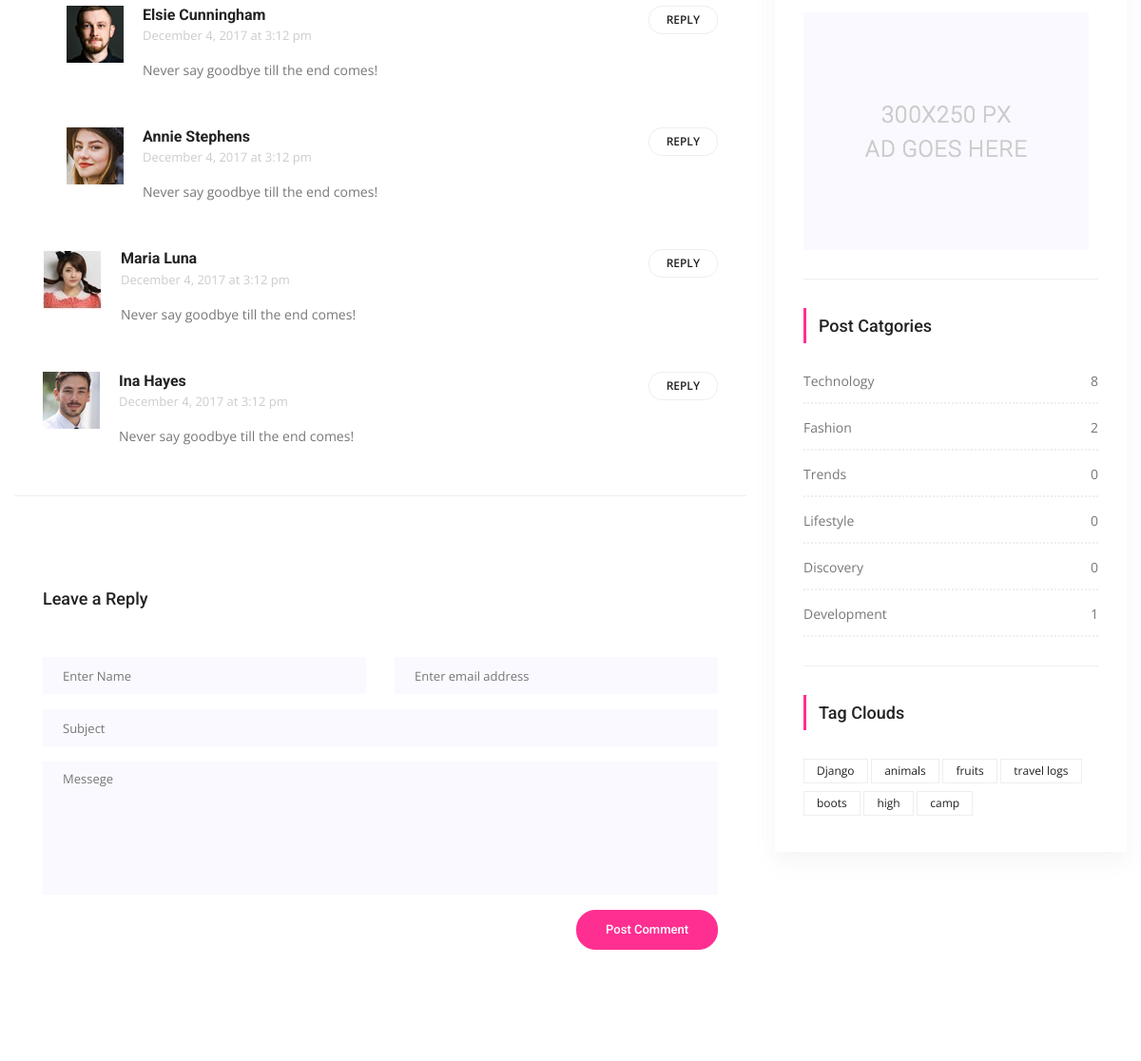
Before: /posts/detail/5/slider-1 (middle part) with the older database file.
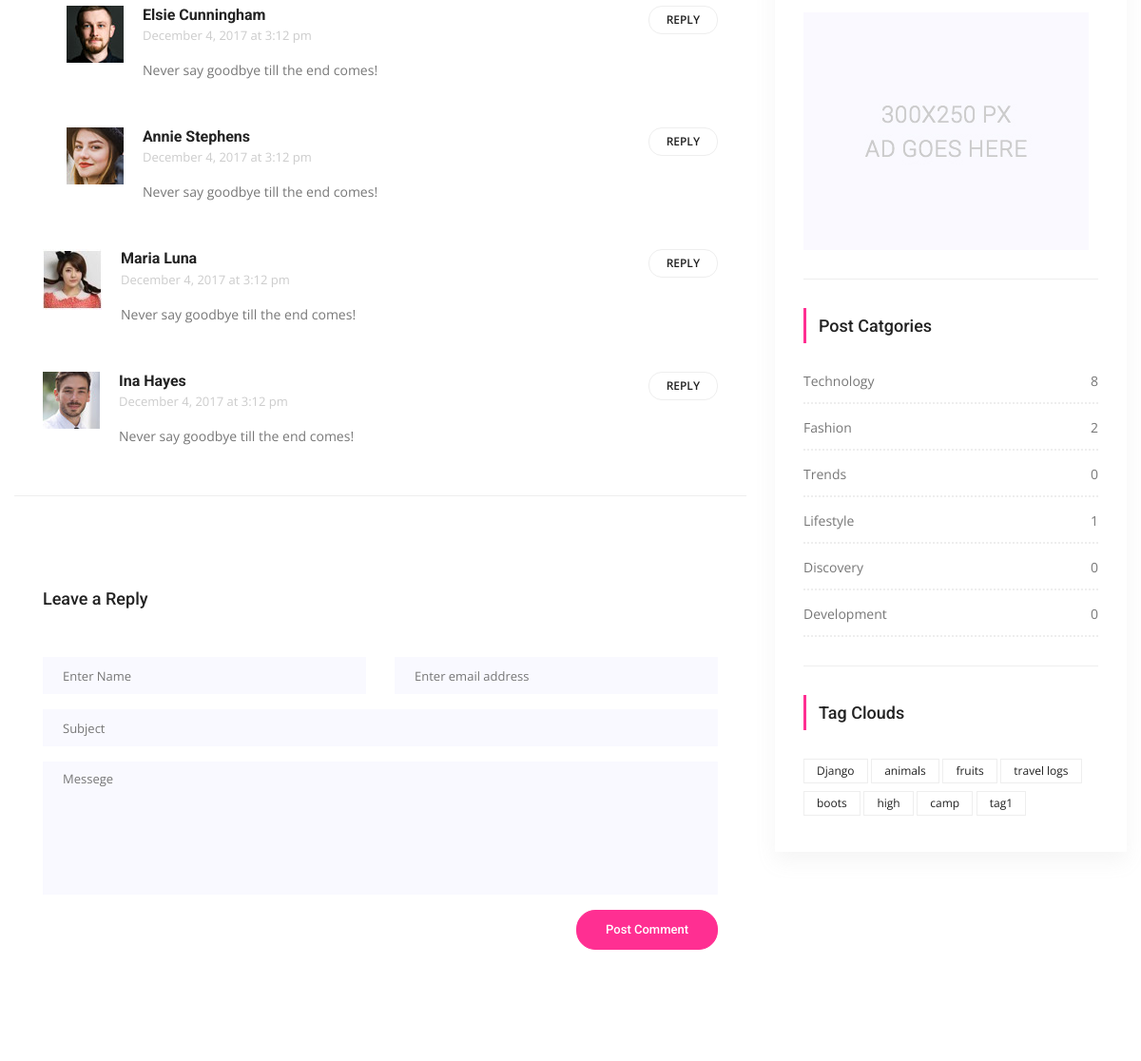
After: the same page with the newer database file.
### posts/models.py (models this page shows, shortened)
class Category(models.Model):
	title= models.CharField(max_length=150)
	slug= models.SlugField(editable=False)
	def post_count(self):
		return self.posts.all().count()

class Tag(models.Model):
	title= models.CharField(max_length=50)
	slug= models.SlugField(editable=False)
	def __str__(self):
		return self.title

### posts/views.py (the view)
# urls.py: path('detail/<int:pk>/<slug:slug>', PostDetail.as_view(), name="detail"),
class PostDetail(DetailView):
	template_name="posts/detail.html"
	model= Post
	context_object_name="single"
	def get_context_data(self, **kwargs):
		context= super(PostDetail, self).get_context_data(**kwargs)
		return context

### posts/templatetags/custom_tags.py (called while the page is built)
@register.simple_tag(name="categories")
def all_categories():
	return Category.objects.all()

@register.simple_tag(name="tags")
def all_tags():
	return Tag.objects.all()

### templates/posts/detail.html (shortened to what the changed rows need)
{% extends 'base.html' %}
{% load static %}
{% block content %}
        <section class="blog_area p_120 single-post-area">
            <div class="container">
                <div class="row">
                           {% include 'right_side.html' %}
                    </div>
                </div>
            </div>
        </section>
       {% endblock %}

### templates/right_side.html (shortened to what this page needs)
 {% load static %}
{% load custom_tags %}
 <div class="col-lg-4">
                        <div class="blog_right_sidebar">
                            <aside class="single_sidebar_widget">
                                <a href="#"><img class="img-fluid" src="{% static 'img/blog/add.jpg' %}" alt=""></a>
                                <div class="br"></div>
                            </aside>
                            <aside class="single_sidebar_widget post_category_widget">
                                <h4 class="widget_title">Post Catgories</h4>
                                <ul class="list cat-list">
                                    {% categories as categories %}
                                    {% for category in categories %}
                                    <li>
                                        <a href="{% url 'category_detail' pk=category.id slug=category.slug %}" class="d-flex justify-content-between">
                                            <p>{{ category.title }}</p>
                                            <p>{{ category.post_count }}</p>
                                        </a>
                                    </li>
                                    {% endfor %}
                                </ul>
                                <div class="br"></div>
                            </aside>
                            <aside class="single-sidebar-widget tag_cloud_widget">
                                <h4 class="widget_title">Tag Clouds</h4>
                                <ul class="list">
                                    {% tags as labels %}
                                    {% for label in labels %}
                                    <li><a href="{% url 'tag_detail' slug=label.slug %}">{{ label }}</a></li>
                                    {% endfor %}
                                </ul>
                            </aside>
                        </div>

Changed rows visible on the page:
computed for Category "Lifestyle": post_count "0" → "1"
computed for Category "Development": post_count "1" → "0"
added Tag: title "tag1"
